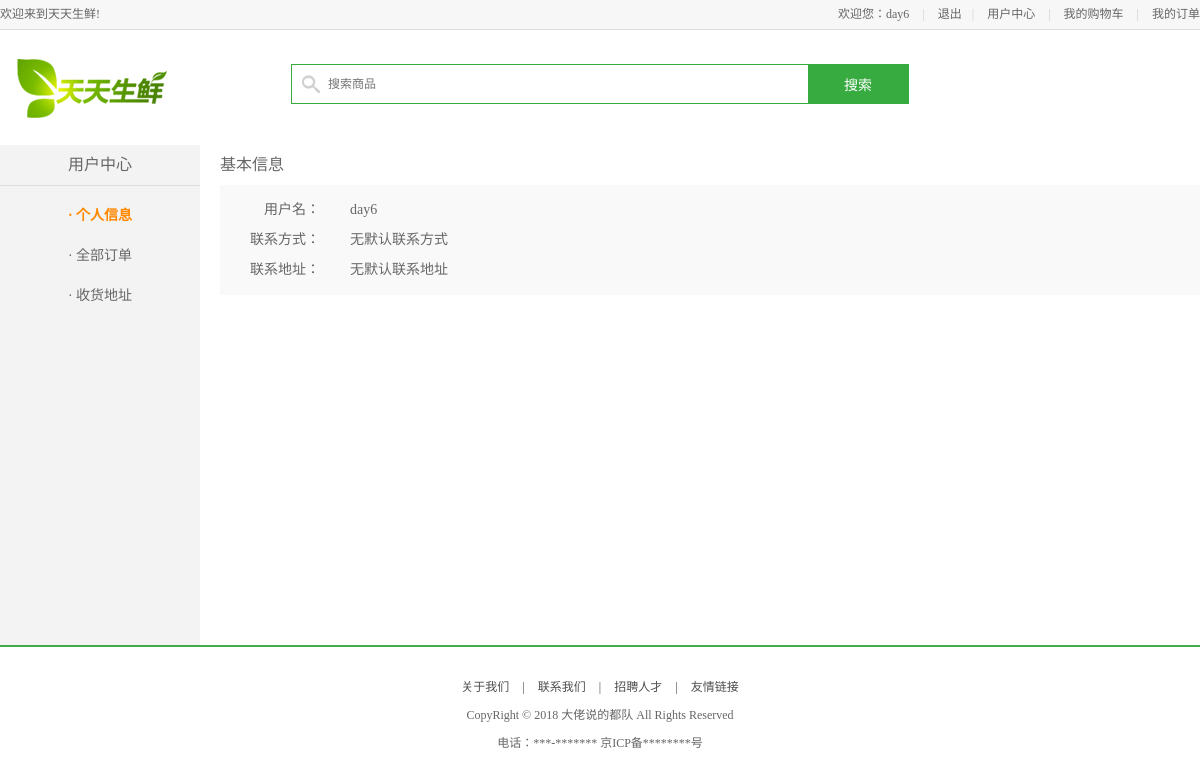
Page /user/ (signed in) on the earlier database version.
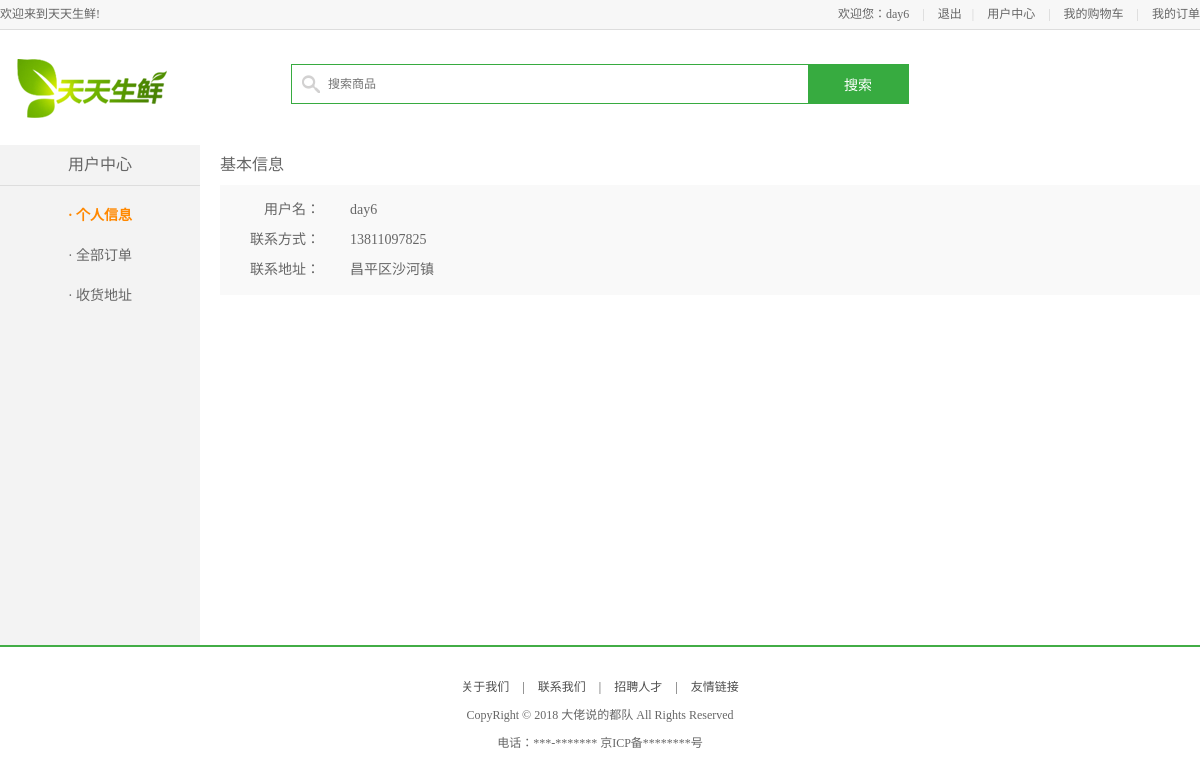
Same page on the later database version.
### apps/user/models.py (models this page shows)
class Address(BaseModel):
    user = models.ForeignKey("User", verbose_name="所属账户")
    receiver = models.CharField(max_length=20, verbose_name="收件人")
    addr = models.CharField(max_length=256, verbose_name="收件地址")
    zip_code = models.CharField(max_length=6, null=True, verbose_name="邮政编码")
    phone = models.CharField(max_length=11, verbose_name="联系电话")
    is_default = models.BooleanField(default=False, verbose_name="是否默认")
    objects = AddressManager()
    class Meta:
        db_table = "db_address"
        verbose_name = "地址"
        verbose_name_plural = verbose_name

### apps/user/views.py (the view, shortened to what this page needs)
class UserInfoView(LoginRequiredMixin, View):
    def get(self, request):
        user = request.user
        address = Address.objects.get_default_address(user)
        return render(request, "df_user/user_center_info.html", {'address':address})

### apps/user/models.py (called while the page is built)
    def get_default_address(self, user):
        try:
            address = self.get(user=user, is_default=True)
        except self.model.DoesNotExist:
            address = None
        return address

### templates/df_user/user_center_info.html (shortened to what this page needs)
{% extends 'base.html' %}
{% block center_body %}
	<div class="main_con clearfix">
		<div class="left_menu_con clearfix">
			<h3>用户中心</h3>
			<ul>
				<li><a href="{% url "df_user:user" %}" class="active">· 个人信息</a></li>
				<li><a href="/user/order/1">· 全部订单</a></li>
				<li><a href="{% url "df_user:address" %}">· 收货地址</a></li>
			</ul>
		</div>
		<div class="right_content clearfix">
				<div class="info_con clearfix">
				<h3 class="common_title2">基本信息</h3>
						<ul class="user_info_list">
							<li><span>用户名：</span>{{ request.user.username }}</li>
                            {% if address %}
							<li><span>联系方式：</span>{{ address.phone }}</li>
							<li><span>联系地址：</span>{{ address.addr }}</li>
                            {% else %}
                            <li><span>联系方式：</span>无默认联系方式</li>
							<li><span>联系地址：</span>无默认联系地址</li>
                            {% endif %}
						</ul>
				</div>
            <h3 class="common_title2">{{ explain }}</h3>
		</div>
	</div>
{% endblock center_body %}

Differences in the rows shown:
added Address: phone "13811097825", addr "昌平区沙河镇"
Other differences:
text no longer shown: "无默认联系方式 无默认联系地址"
